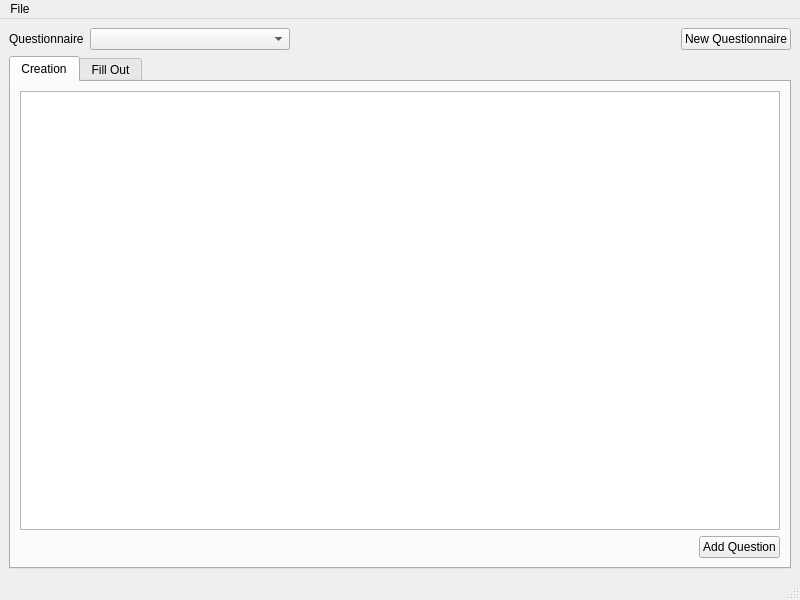
<?xml version="1.0" encoding="UTF-8"?>
<ui version="4.0">
 <class>MainWindow</class>
 <widget class="QMainWindow" name="MainWindow">
  <property name="geometry">
   <rect>
    <x>0</x>
    <y>0</y>
    <width>800</width>
    <height>600</height>
   </rect>
  </property>
  <property name="windowTitle">
   <string>MainWindow</string>
  </property>
  <widget class="QWidget" name="centralwidget">
   <layout class="QVBoxLayout" name="verticalLayout">
    <item>
     <layout class="QHBoxLayout" name="horizontalLayout_2">
      <item>
       <widget class="QLabel" name="label">
        <property name="text">
         <string>Questionnaire</string>
        </property>
       </widget>
      </item>
      <item>
       <widget class="QComboBox" name="comboBox">
        <property name="minimumSize">
         <size>
          <width>200</width>
          <height>0</height>
         </size>
        </property>
       </widget>
      </item>
      <item>
       <spacer name="horizontalSpacer_2">
        <property name="orientation">
         <enum>Qt::Orientation::Horizontal</enum>
        </property>
        <property name="sizeHint" stdset="0">
         <size>
          <width>0</width>
          <height>0</height>
         </size>
        </property>
       </spacer>
      </item>
      <item>
       <widget class="QPushButton" name="newQuestionnaireButton">
        <property name="text">
         <string>New Questionnaire</string>
        </property>
       </widget>
      </item>
     </layout>
    </item>
    <item>
     <widget class="QTabWidget" name="tabWidget">
      <property name="currentIndex">
       <number>0</number>
      </property>
      <widget class="QWidget" name="creationWidget">
       <attribute name="title">
        <string>Creation</string>
       </attribute>
       <layout class="QVBoxLayout" name="verticalLayout_2">
        <item>
         <widget class="QTreeView" name="treeView">
          <property name="rootIsDecorated">
           <bool>false</bool>
          </property>
         </widget>
        </item>
        <item>
         <layout class="QHBoxLayout" name="horizontalLayout">
          <item>
           <spacer name="horizontalSpacer">
            <property name="orientation">
             <enum>Qt::Orientation::Horizontal</enum>
            </property>
            <property name="sizeHint" stdset="0">
             <size>
              <width>40</width>
              <height>20</height>
             </size>
            </property>
           </spacer>
          </item>
          <item>
           <widget class="QPushButton" name="addQuestionButton">
            <property name="text">
             <string>Add Question</string>
            </property>
           </widget>
          </item>
         </layout>
        </item>
       </layout>
      </widget>
      <widget class="QWidget" name="fillOutWidget">
       <attribute name="title">
        <string>Fill Out</string>
       </attribute>
      </widget>
     </widget>
    </item>
   </layout>
  </widget>
  <widget class="QMenuBar" name="menubar">
   <property name="geometry">
    <rect>
     <x>0</x>
     <y>0</y>
     <width>800</width>
     <height>30</height>
    </rect>
   </property>
   <widget class="QMenu" name="menuFile">
    <property name="title">
     <string>File</string>
    </property>
   </widget>
   <addaction name="menuFile"/>
  </widget>
  <widget class="QStatusBar" name="statusbar"/>
 </widget>
 <resources/>
 <connections/>
</ui>
